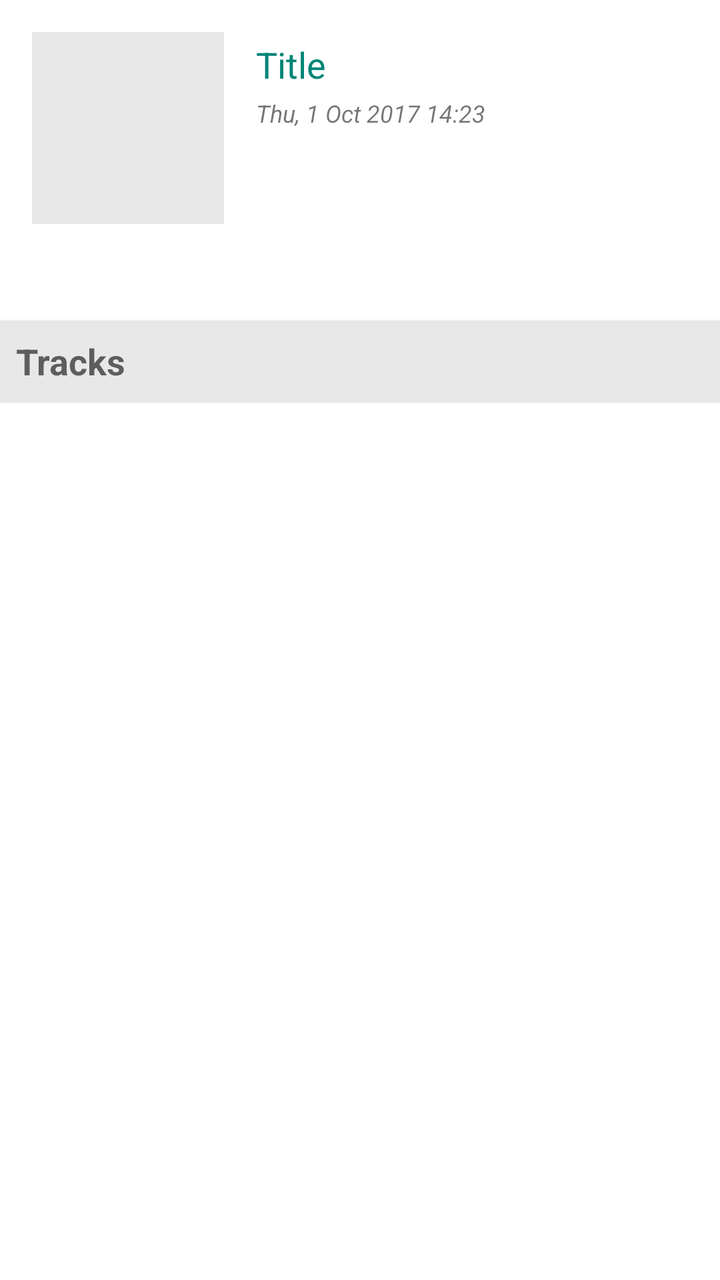
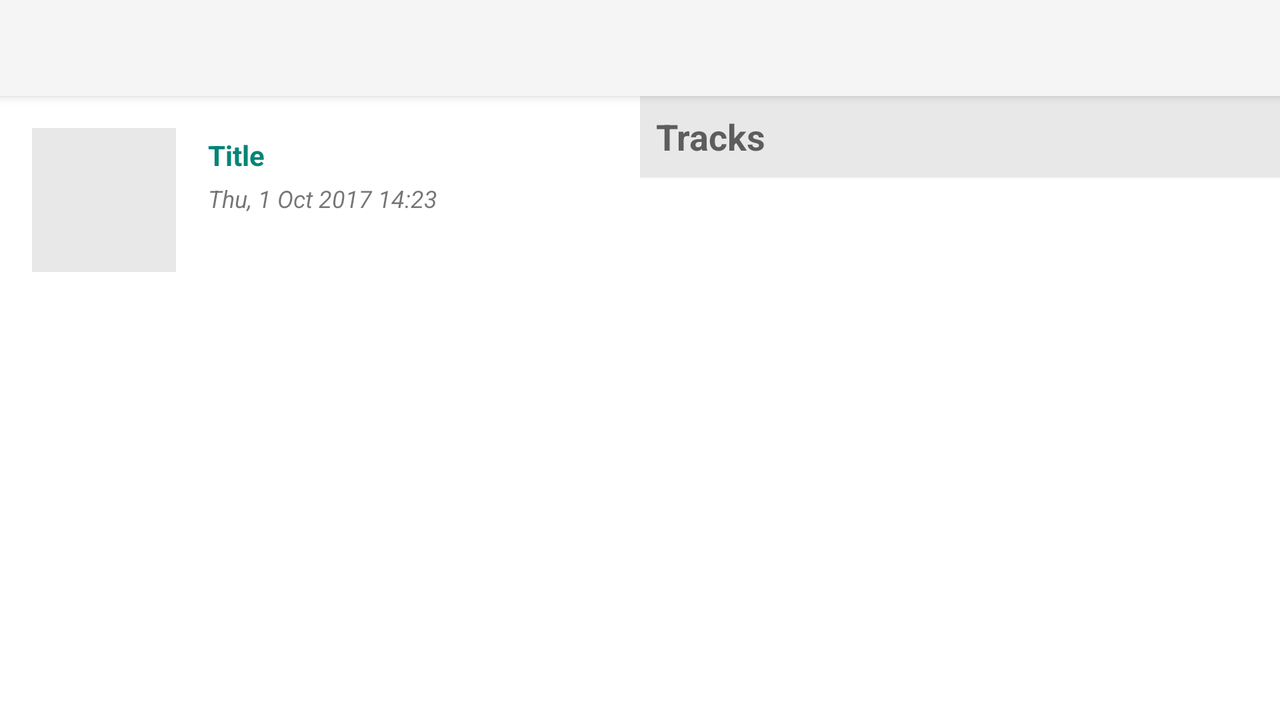

First picture: res/layout/ on a phone held upright. Second picture: the repository's own variant of that layout, on a device whose configuration matches the variant's folder. Source for both follows.
<!-- AndroidManifest.xml: activity theme ThemeBookDetail -->
<!-- res/layout/activity_book_detail.xml -->
<?xml version="1.0" encoding="utf-8"?>
<RelativeLayout xmlns:android="http://schemas.android.com/apk/res/android"
    xmlns:app="http://schemas.android.com/apk/res-auto"
    xmlns:tools="http://schemas.android.com/tools"
    android:layout_width="match_parent"
    android:layout_height="match_parent"
    >

    <FrameLayout
        android:id="@+id/activity_book_detail_progress"
        android:layout_width="match_parent"
        android:layout_height="match_parent">
    </FrameLayout>

    <LinearLayout
        android:layout_width="match_parent"
        android:layout_height="match_parent"
        android:orientation="vertical">


        <LinearLayout
            android:id="@+id/llBookLayout"
            android:layout_width="match_parent"
            android:layout_height="wrap_content"
            android:orientation="vertical">

            <LinearLayout
                android:layout_width="match_parent"
                android:layout_height="wrap_content"
                android:orientation="horizontal"
                android:padding="@dimen/card_padding">

                <ImageView
                    android:id="@+id/ivdCover"
                    android:layout_width="96dp"
                    android:layout_height="96dp"
                    android:layout_marginRight="@dimen/card_padding"
                    android:background="@color/colorInactive"
                    android:padding="1dp"/>

                <LinearLayout
                    android:layout_width="match_parent"
                    android:layout_height="wrap_content"
                    android:orientation="vertical">

                    <TextView
                        android:id="@+id/tvdTitle"
                        android:layout_width="match_parent"
                        android:layout_height="wrap_content"
                        android:layout_marginBottom="@dimen/line_spacing"
                        android:layout_marginTop="@dimen/line_spacing"
                        android:text="Title"
                        android:textAppearance="@android:style/TextAppearance.Material.Medium"
                        android:textColor="@color/colorPrimary" />

                    <TextView
                        android:id="@+id/tvdPubdate"
                        android:layout_width="match_parent"
                        android:layout_height="wrap_content"
                        android:text="Thu, 1 Oct 2017 14:23"
                        android:textAppearance="@android:style/TextAppearance.Material.Small"
                        android:textSize="12sp"
                        android:textStyle="italic" />

                    
                </LinearLayout>

            </LinearLayout>

            <TextView
                android:id="@+id/tvdDescription"
                android:layout_width="match_parent"
                android:layout_height="match_parent"
                android:maxLines="6"
                android:paddingBottom="@dimen/card_padding"
                android:paddingEnd="@dimen/card_padding"
                android:paddingStart="@dimen/card_padding"
                android:scrollbars="vertical"
                android:textAppearance="@android:style/TextAppearance.Material.Small"
                android:textSize="12sp" />

        </LinearLayout>

        <TextView
            android:id="@+id/textView5"
            android:layout_width="match_parent"
            android:layout_height="wrap_content"
            android:background="@color/colorInactive"
            android:elevation="1dp"
            android:gravity="center_vertical"
            android:padding="@dimen/card_margin"
            android:text="@string/header_chapters"
            android:textAppearance="@android:style/TextAppearance.Material.Medium"
            android:textStyle="bold" />

        <LinearLayout
            android:layout_width="match_parent"
            android:layout_height="match_parent"
            android:orientation="vertical">

            <ListView
                android:id="@+id/lvdChapters"
                android:layout_width="match_parent"
                android:layout_height="match_parent"
                android:divider="@drawable/list_divider_zero_inset"
                android:dividerHeight="2dp"/>
        </LinearLayout>

    </LinearLayout>
</RelativeLayout>
<!-- resources referenced by this layout -->
<resources>
  <color name="colorInactive">#e8e8e8</color>
  <color name="colorPrimary">#008577</color>
  <dimen name="card_margin">8dp</dimen>
  <dimen name="card_padding">16dp</dimen>
  <dimen name="line_spacing">4dp</dimen>
  <string name="header_chapters">Tracks</string>
  <style name="ThemeBookDetail" parent="Theme.AppCompat.Light.Dialog.Alert">
          <item name="windowActionBar">false</item>
          <item name="windowNoTitle">true</item>
          <item name="android:windowBackground">@drawable/rounded_corner_dialog_background</item>
          <item name="android:windowMinWidthMajor">99%</item>
          <item name="android:windowMinWidthMinor">99%</item>
      </style>
</resources>
<!-- res/layout-land/activity_book_detail.xml (the author's variant of the layout above) -->
<!-- drawn on the phone turned sideways -->
<?xml version="1.0" encoding="utf-8"?>
<RelativeLayout xmlns:android="http://schemas.android.com/apk/res/android"
    xmlns:app="http://schemas.android.com/apk/res-auto"
    xmlns:tools="http://schemas.android.com/tools"
    android:layout_width="match_parent"
    android:layout_height="match_parent">
    <FrameLayout
        android:id="@+id/activity_book_detail_progress"
        android:layout_width="match_parent"
        android:layout_height="match_parent">
    </FrameLayout>

    <LinearLayout
        android:layout_width="match_parent"
        android:layout_height="match_parent"
        android:orientation="vertical">

        <android.support.v7.widget.Toolbar
            android:id="@+id/detailToolbar"
            android:layout_width="match_parent"
            android:layout_height="wrap_content"
            android:layout_alignParentTop="true"
            android:background="?attr/colorPrimary"
            android:elevation="3dp"
            android:minHeight="?attr/actionBarSize" />


        <LinearLayout
            android:layout_width="match_parent"
            android:layout_height="match_parent"
            android:orientation="horizontal">

            <LinearLayout
                android:id="@+id/llBookLayout"
                android:layout_width="320dp"
                android:layout_height="match_parent"
                android:orientation="vertical">

                <LinearLayout
                    android:layout_width="match_parent"
                    android:layout_height="wrap_content"
                    android:orientation="horizontal"
                    android:padding="@dimen/card_padding">

                    <ImageView
                        android:id="@+id/ivdCover"
                        android:layout_width="72dp"
                        android:layout_height="72dp"
                        android:layout_marginRight="@dimen/card_padding"
                        android:background="@color/colorInactive"
                        android:padding="1dp"/>

                    <LinearLayout
                        android:layout_width="match_parent"
                        android:layout_height="wrap_content"
                        android:orientation="vertical">

                        <TextView
                            android:id="@+id/tvdTitle"
                            android:layout_width="match_parent"
                            android:layout_height="wrap_content"
                            android:layout_marginBottom="@dimen/line_spacing"
                            android:layout_marginTop="@dimen/line_spacing"
                            android:text="Title"
                            android:textAppearance="@android:style/TextAppearance.Material.Small"
                            android:textColor="@color/colorPrimary"
                            android:textStyle="bold" />

                        <TextView
                            android:id="@+id/tvdPubdate"
                            android:layout_width="match_parent"
                            android:layout_height="wrap_content"
                            android:text="Thu, 1 Oct 2017 14:23"
                            android:textAppearance="@android:style/TextAppearance.Material.Small"
                            android:textSize="12sp"
                            android:textStyle="italic" />

                        
                    </LinearLayout>

                </LinearLayout>

                <TextView
                    android:id="@+id/tvdDescription"
                    android:layout_width="match_parent"
                    android:layout_height="match_parent"
                    android:paddingBottom="@dimen/card_padding"
                    android:paddingEnd="@dimen/card_padding"
                    android:paddingStart="@dimen/card_padding"
                    android:scrollbars="vertical"
                    android:textAppearance="@android:style/TextAppearance.Material.Small"
                    android:textSize="12sp" />

            </LinearLayout>

            <LinearLayout
                android:layout_width="match_parent"
                android:layout_height="match_parent"
                android:orientation="vertical">

                <TextView
                    android:id="@+id/textView5"
                    android:layout_width="match_parent"
                    android:layout_height="wrap_content"
                    android:background="@color/colorInactive"
                    android:elevation="1dp"
                    android:gravity="center_vertical"
                    android:padding="@dimen/card_margin"
                    android:text="@string/header_chapters"
                    android:textAppearance="@android:style/TextAppearance.Material.Medium"
                    android:textStyle="bold" />

                <ListView
                    android:id="@+id/lvdChapters"
                    android:layout_width="match_parent"
                    android:layout_height="match_parent"
                    android:divider="@drawable/list_divider_zero_inset"
                    android:dividerHeight="2dp" />
            </LinearLayout>

        </LinearLayout>
    </LinearLayout>
</RelativeLayout>
